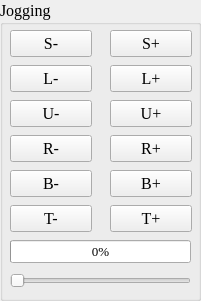
     <widget class="QGroupBox" name="JoggingBox_2">
      <property name="geometry">
       <rect>
        <x>5</x>
        <y>10</y>
        <width>201</width>
        <height>301</height>
       </rect>
      </property>
      <property name="minimumSize">
       <size>
        <width>201</width>
        <height>286</height>
       </size>
      </property>
      <property name="font">
       <font>
        <family>Times New Roman</family>
        <pointsize>12</pointsize>
       </font>
      </property>
      <property name="title">
       <string>Jogging</string>
      </property>
      <widget class="QPushButton" name="DecX_butt">
       <property name="geometry">
        <rect>
         <x>10</x>
         <y>30</y>
         <width>82</width>
         <height>27</height>
        </rect>
       </property>
       <property name="minimumSize">
        <size>
         <width>82</width>
         <height>27</height>
        </size>
       </property>
       <property name="text">
        <string>S-</string>
       </property>
      </widget>
      <widget class="QPushButton" name="IncX_butt">
       <property name="geometry">
        <rect>
         <x>110</x>
         <y>30</y>
         <width>82</width>
         <height>27</height>
        </rect>
       </property>
       <property name="minimumSize">
        <size>
         <width>82</width>
         <height>27</height>
        </size>
       </property>
       <property name="text">
        <string>S+</string>
       </property>
      </widget>
      <widget class="QPushButton" name="DecY_butt">
       <property name="geometry">
        <rect>
         <x>10</x>
         <y>65</y>
         <width>82</width>
         <height>27</height>
        </rect>
       </property>
       <property name="minimumSize">
        <size>
         <width>82</width>
         <height>27</height>
        </size>
       </property>
       <property name="text">
        <string>L-</string>
       </property>
      </widget>
      <widget class="QPushButton" name="IncY_butt">
       <property name="geometry">
        <rect>
         <x>110</x>
         <y>65</y>
         <width>82</width>
         <height>27</height>
        </rect>
       </property>
       <property name="minimumSize">
        <size>
         <width>82</width>
         <height>27</height>
        </size>
       </property>
       <property name="text">
        <string>L+</string>
       </property>
      </widget>
      <widget class="QPushButton" name="DecZ_butt">
       <property name="geometry">
        <rect>
         <x>10</x>
         <y>100</y>
         <width>82</width>
         <height>27</height>
        </rect>
       </property>
       <property name="minimumSize">
        <size>
         <width>82</width>
         <height>27</height>
        </size>
       </property>
       <property name="text">
        <string>U-</string>
       </property>
      </widget>
      <widget class="QPushButton" name="IncZ_butt">
       <property name="geometry">
        <rect>
         <x>110</x>
         <y>100</y>
         <width>82</width>
         <height>27</height>
        </rect>
       </property>
       <property name="minimumSize">
        <size>
         <width>82</width>
         <height>27</height>
        </size>
       </property>
       <property name="text">
        <string>U+</string>
       </property>
      </widget>
      <widget class="QPushButton" name="DecP_butt">
       <property name="geometry">
        <rect>
         <x>10</x>
         <y>170</y>
         <width>82</width>
         <height>27</height>
        </rect>
       </property>
       <property name="minimumSize">
        <size>
         <width>82</width>
         <height>27</height>
        </size>
       </property>
       <property name="text">
        <string>B-</string>
       </property>
      </widget>
      <widget class="QPushButton" name="IncP_butt">
       <property name="geometry">
        <rect>
         <x>110</x>
         <y>170</y>
         <width>82</width>
         <height>27</height>
        </rect>
       </property>
       <property name="minimumSize">
        <size>
         <width>82</width>
         <height>27</height>
        </size>
       </property>
       <property name="text">
        <string>B+</string>
       </property>
      </widget>
      <widget class="QPushButton" name="DecR_butt">
       <property name="geometry">
        <rect>
         <x>10</x>
         <y>135</y>
         <width>82</width>
         <height>27</height>
        </rect>
       </property>
       <property name="minimumSize">
        <size>
         <width>82</width>
         <height>27</height>
        </size>
       </property>
       <property name="text">
        <string>R-</string>
       </property>
      </widget>
      <widget class="QPushButton" name="IncYaw_butt">
       <property name="geometry">
        <rect>
         <x>110</x>
         <y>205</y>
         <width>82</width>
         <height>27</height>
        </rect>
       </property>
       <property name="minimumSize">
        <size>
         <width>82</width>
         <height>27</height>
        </size>
       </property>
       <property name="text">
        <string>T+</string>
       </property>
      </widget>
      <widget class="QPushButton" name="DecYaw_butt">
       <property name="geometry">
        <rect>
         <x>10</x>
         <y>205</y>
         <width>82</width>
         <height>27</height>
        </rect>
       </property>
       <property name="minimumSize">
        <size>
         <width>82</width>
         <height>27</height>
        </size>
       </property>
       <property name="text">
        <string>T-</string>
       </property>
      </widget>
      <widget class="QProgressBar" name="progressBar">
       <property name="geometry">
        <rect>
         <x>10</x>
         <y>240</y>
         <width>181</width>
         <height>23</height>
        </rect>
       </property>
       <property name="minimumSize">
        <size>
         <width>181</width>
         <height>23</height>
        </size>
       </property>
       <property name="font">
        <font>
         <pointsize>10</pointsize>
        </font>
       </property>
       <property name="value">
        <number>0</number>
       </property>
      </widget>
      <widget class="QSlider" name="Speed_Slider">
       <property name="geometry">
        <rect>
         <x>10</x>
         <y>270</y>
         <width>181</width>
         <height>22</height>
        </rect>
       </property>
       <property name="minimumSize">
        <size>
         <width>181</width>
         <height>22</height>
        </size>
       </property>
       <property name="maximumSize">
        <size>
         <width>181</width>
         <height>22</height>
        </size>
       </property>
       <property name="maximum">
        <number>100</number>
       </property>
       <property name="orientation">
        <enum>Qt::Horizontal</enum>
       </property>
      </widget>
      <widget class="QPushButton" name="IncR_butt">
       <property name="geometry">
        <rect>
         <x>110</x>
         <y>135</y>
         <width>82</width>
         <height>27</height>
        </rect>
       </property>
       <property name="minimumSize">
        <size>
         <width>82</width>
         <height>27</height>
        </size>
       </property>
       <property name="text">
        <string>R+</string>
       </property>
      </widget>
     </widget>
